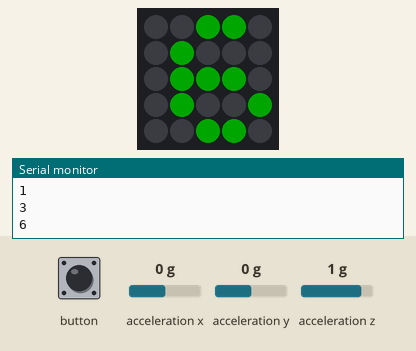
Recording of a sketch running on a simulated ESP32. Parts: 5×5 RGB LED matrix (first LED top left, wired row by row), the last lines printed to the serial monitor. The test bench sets the inputs (shaded band); at power-on: acceleration x 0 g, acceleration y 0 g, acceleration z 1 g. Dim RGB values are drawn brighter than linear; random numbers use the default seed unless the sketch sets one.

Above: at 1.24 s.
1.3 s: button pressed for 0.15 s
At 2.0 s:
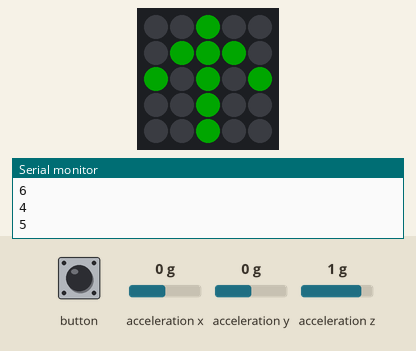
2.9 s: button pressed for 1 s
At 3.24 s:
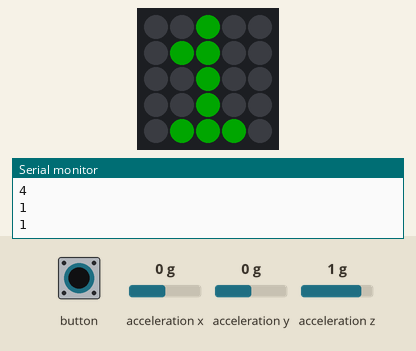
5.4 s: acceleration x set to 0.8 g
Timing chart, 0 to 8.4 s (numbered marks = the images above; inputs shaded):
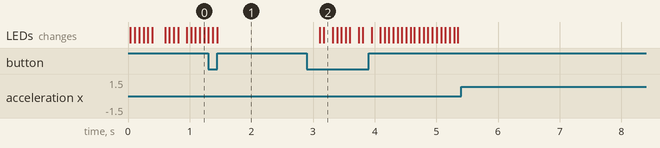

Measured:
- after the input at 2.9 s, the LEDs: first change after 0.21 s (image 2 shows a later state)
- after the input at 5.4 s, every drawn part: stays the same

The sketch:

spinner_and_dice.ino
```cpp
#include "M5Atom.h"

int WHITE = 0xffffff;
int BLACK = 0x000000;
int RED = 0x00ff00;
int YELLOW = 0xffff00;
int GREEN = 0xff0000;
int BLUE = 0x0000ff;
int PURPLE = 0x008080;

int activeColor = RED;
//int x   = matrix.height();

  int pass = 0;
  float temp = 0, accelX=0, accelY=0, accelZ=0;

int colorList[] = {BLACK, activeColor};
int FSM=0;
int one[25] =
{
  0,0,1,0,0,
  0,1,1,0,0,
  0,0,1,0,0,
  0,0,1,0,0,
  0,1,1,1,0
};

int two[25] =
{
  0,1,1,1,0,
  0,0,0,0,1,
  0,0,1,1,0,
  0,1,0,0,0,
  0,1,1,1,1
};

int three[25] =
{
  0,1,1,1,0,
  0,0,0,0,1,
  0,0,1,1,0,
  0,0,0,0,1,
  0,1,1,1,0
};

int four[25] =
{
  0,1,0,1,0,
  0,1,0,1,0,
  0,1,1,1,1,
  0,0,0,1,0,
  0,0,0,1,0
};

int five[25] =
{
  0,1,1,1,1,
  0,1,0,0,0,
  0,1,1,1,0,
  0,0,0,0,1,
  0,1,1,1,0
};

int six[25] =
{
  0,0,1,1,0,
  0,1,0,0,0,
  0,1,1,1,0,
  0,1,0,0,1,
  0,0,1,1,0
};

int arrow[25] =
{
  0,0,1,0,0,
  0,1,1,1,0,
  1,0,1,0,1,
  0,0,1,0,0,
  0,0,1,0,0,
};

  int *displayNumbers[7] = { one, two, three, four, five, six, arrow };

void setup()
{
  randomSeed(analogRead(0));
  M5.begin(true, false, true);
  M5.IMU.Init();
  delay(20);
}

void loop()
{
   switch (FSM)
    {
      case 0:
      {
        M5.IMU.getAccelData(&accelX, &accelY, &accelZ);
       if(accelX<=0 && accelY<=0)
  {
    int numberToShow = random(0, 6);

    Serial.println(numberToShow + 1);
    drawArray2(displayNumbers[numberToShow], colorList);
  }


    if (M5.Btn.wasPressed())
        {
          FSM++;
        }
      break;
      }


  case 1:
    {
    drawArray2(displayNumbers[6], colorList);

      if (M5.Btn.wasPressed())
        {
          FSM++;
        }
      break;
      }

 case 2:
{
  FSM=0;
  break;
}
    }
  delay(50);
  M5.update();
}

void drawArray2(int arr[], int colors[])
{
  for(int i = 0; i < 25; i++)
  {
      M5.dis.drawpix(i, colors[arr[i]]);
  }
}
```
